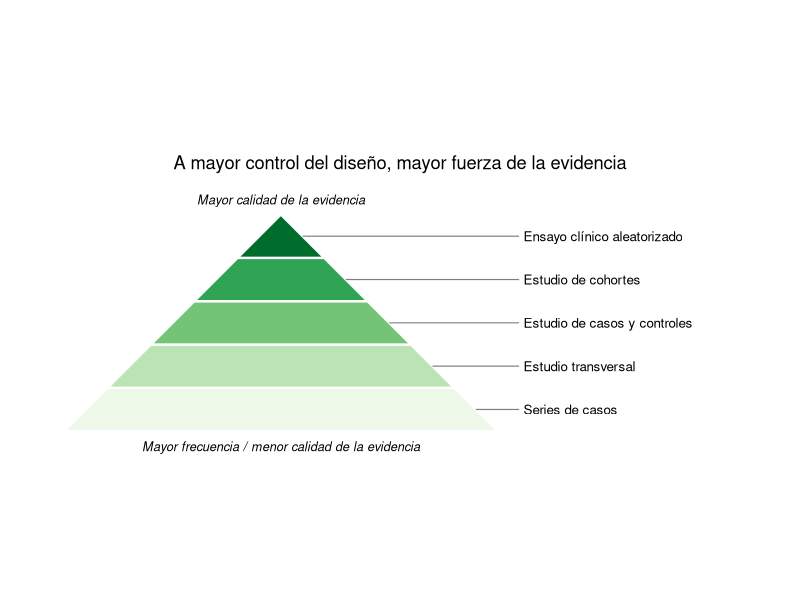

The R source for this figure:
## ---- chunk 1
knitr::opts_chunk$set(echo = TRUE, message = FALSE, warning = FALSE)
library(tidyverse)
## ---- chunk 2
niveles_txt <- c("Series de casos", "Estudio transversal", "Estudio de casos y controles",
                  "Estudio de cohortes", "Ensayo clínico aleatorizado")
n <- length(niveles_txt)
base_width <- 10

# Anchura de la pirámide a una altura y (y=0 en la base, y=n en el vértice)
ancho <- function(y) base_width * (n - y) / n

# Un trapecio (o triángulo en el nivel superior) por cada tipo de estudio,
# apilados de la base (mayor frecuencia, menor calidad) al vértice (menor
# frecuencia, mayor calidad)
piramide <- map_dfr(1:n, function(i) {
  y0 <- i - 1
  y1 <- i
  w0 <- ancho(y0)
  w1 <- ancho(y1)
  tibble(
    nivel = niveles_txt[i],
    x = c(-w0 / 2, w0 / 2, w1 / 2, -w1 / 2),
    y = c(y0, y0, y1, y1)
  )
})
piramide$nivel <- factor(piramide$nivel, levels = niveles_txt)

# Etiquetas con líneas guía fuera de la pirámide, para que quepan también
# en los niveles superiores, más estrechos
etiquetas <- tibble(
  nivel = factor(niveles_txt, levels = niveles_txt),
  y = (0:(n - 1)) + 0.5,
  x_borde = ancho(y) / 2,
  x_texto = base_width / 2 + 0.6
)

ggplot() +
  geom_polygon(data = piramide, aes(x = x, y = y, group = nivel, fill = nivel),
               color = "white", linewidth = 0.8) +
  geom_segment(data = etiquetas, aes(x = x_borde, xend = x_texto - 0.1, y = y, yend = y),
               color = "grey50", linewidth = 0.4) +
  geom_text(data = etiquetas, aes(x = x_texto, y = y, label = nivel),
            hjust = 0, size = 3.4, color = "black") +
  annotate("text", x = 0, y = n + 0.35, label = "Mayor calidad de la evidencia",
           size = 3.2, fontface = "italic") +
  annotate("text", x = 0, y = -0.35, label = "Mayor frecuencia / menor calidad de la evidencia",
           size = 3.2, fontface = "italic") +
  scale_fill_brewer(palette = "Greens") +
  scale_x_continuous(limits = c(-base_width / 2 - 0.5, base_width / 2 + 6)) +
  coord_fixed(ratio = 1, clip = "off") +
  theme_void() +
  theme(legend.position = "none",
        plot.title = element_text(hjust = 0.5, margin = margin(b = 10)),
        plot.margin = margin(15, 5, 5, 5)) +
  labs(title = "A mayor control del diseño, mayor fuerza de la evidencia")
